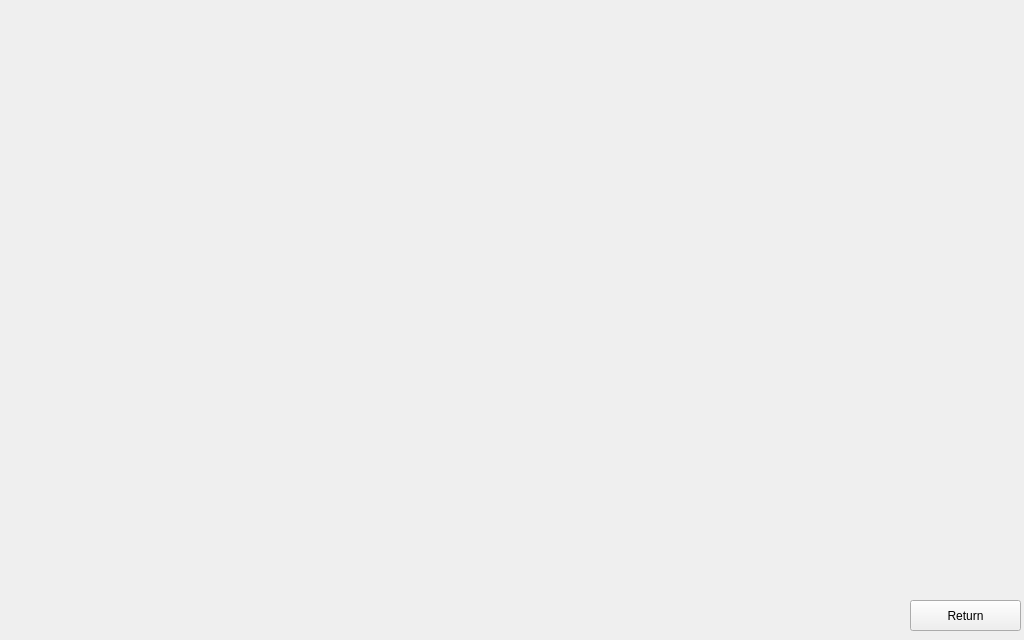
<?xml version="1.0" encoding="UTF-8"?>
<ui version="4.0">
 <class>Sandbox</class>
 <widget class="QMainWindow" name="Sandbox">
  <property name="geometry">
   <rect>
    <x>0</x>
    <y>0</y>
    <width>1024</width>
    <height>640</height>
   </rect>
  </property>
  <property name="minimumSize">
   <size>
    <width>1024</width>
    <height>640</height>
   </size>
  </property>
  <property name="maximumSize">
   <size>
    <width>1024</width>
    <height>640</height>
   </size>
  </property>
  <property name="windowTitle">
   <string>Reborn</string>
  </property>
  <widget class="QWidget" name="centralwidget">
   <widget class="QPushButton" name="pushButton">
    <property name="geometry">
     <rect>
      <x>910</x>
      <y>600</y>
      <width>111</width>
      <height>31</height>
     </rect>
    </property>
    <property name="text">
     <string>Return</string>
    </property>
   </widget>
   <widget class="QWidget" name="horizontalLayoutWidget">
    <property name="geometry">
     <rect>
      <x>10</x>
      <y>600</y>
      <width>891</width>
      <height>31</height>
     </rect>
    </property>
    <layout class="QHBoxLayout" name="horizontalLayout"/>
   </widget>
  </widget>
 </widget>
 <resources/>
 <connections/>
</ui>
